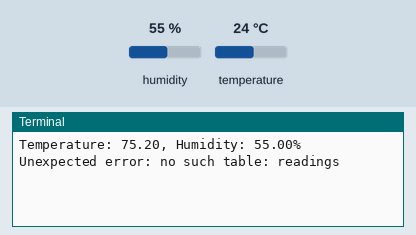
Recording of a program running on a simulated Raspberry Pi (BCM pin numbers). On the bench: the last lines printed to the terminal. Inputs (shaded band) come from the test bench; at power-on: humidity 55 %, temperature 24 °C. The clock reads 2024-03-15 10:24:30 at power-on unless the program sets it; files the program writes start out absent.

Above: at 1.2 s.
1.3 s: humidity set to 22 %
At 3.3 s:
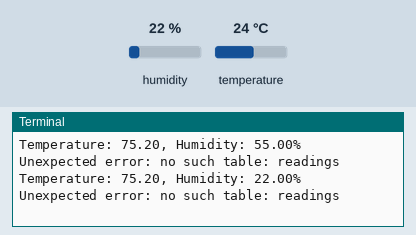
4.3 s: temperature set to 12 °C
At 5.8 s:
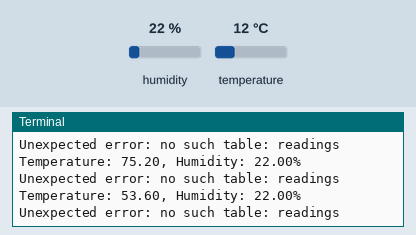
7.3 s: humidity set to 40 %
At 9.8 s:
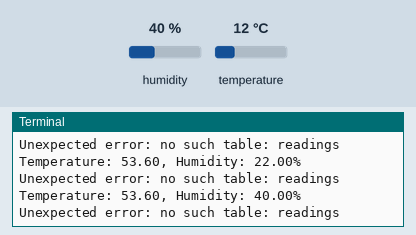
Timing chart, 0 to 11.3 s (numbered marks = the images above; inputs shaded):
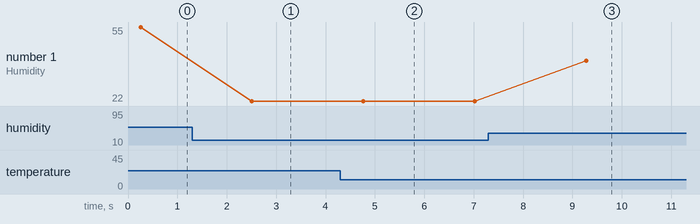

Measured:
- after the input at 1.3 s, the terminal: prints a new line after 1.2 s (image 1)
- after the input at 4.3 s, the terminal: prints a new line after 0.47 s (image 2)
- after the input at 7.3 s, the terminal: prints a new line after 2.0 s (image 3)
- plotted number 1: 55 → 22 after the input at 1.3 s, 22 → 40 after the input at 7.3 s

The program:

sensor_test.py
```python
import adafruit_dht
import board
import time
import sqlite3
import signal
import sys
from datetime import datetime

sensor = adafruit_dht.DHT22(board.D4)

def cleanup(signum, frame):
    print('Shutting down...')
    sensor.exit()
    sys.exit(0)

signal.signal(signal.SIGINT, cleanup)
signal.signal(signal.SIGTERM, cleanup)

while True:
    try:
        temp_c = sensor.temperature
        humidity = sensor.humidity

        if temp_c is not None and humidity is not None:
            temp_f = (temp_c * 1.8) + 32
            timestamp = datetime.now().strftime('%Y-%m-%d %H:%M:%S')
            print(f'Temperature: {temp_f:.2f}, Humidity: {humidity:.2f}%')

            conn = sqlite3.connect('sensor_data.db')
            cursor = conn.cursor()
            cursor.execute(
                'INSERT INTO readings (timestamp, temperature, humidity) VALUES (?, ?, ?)',
                (timestamp, temp_f, humidity))
            conn.commit()
            conn.close()
    except RuntimeError as e:
        print(f'Sensor read failed: {e}. Retrying...')
    except Exception as e:
        print(f'Unexpected error: {e}')

    time.sleep(2)
```
